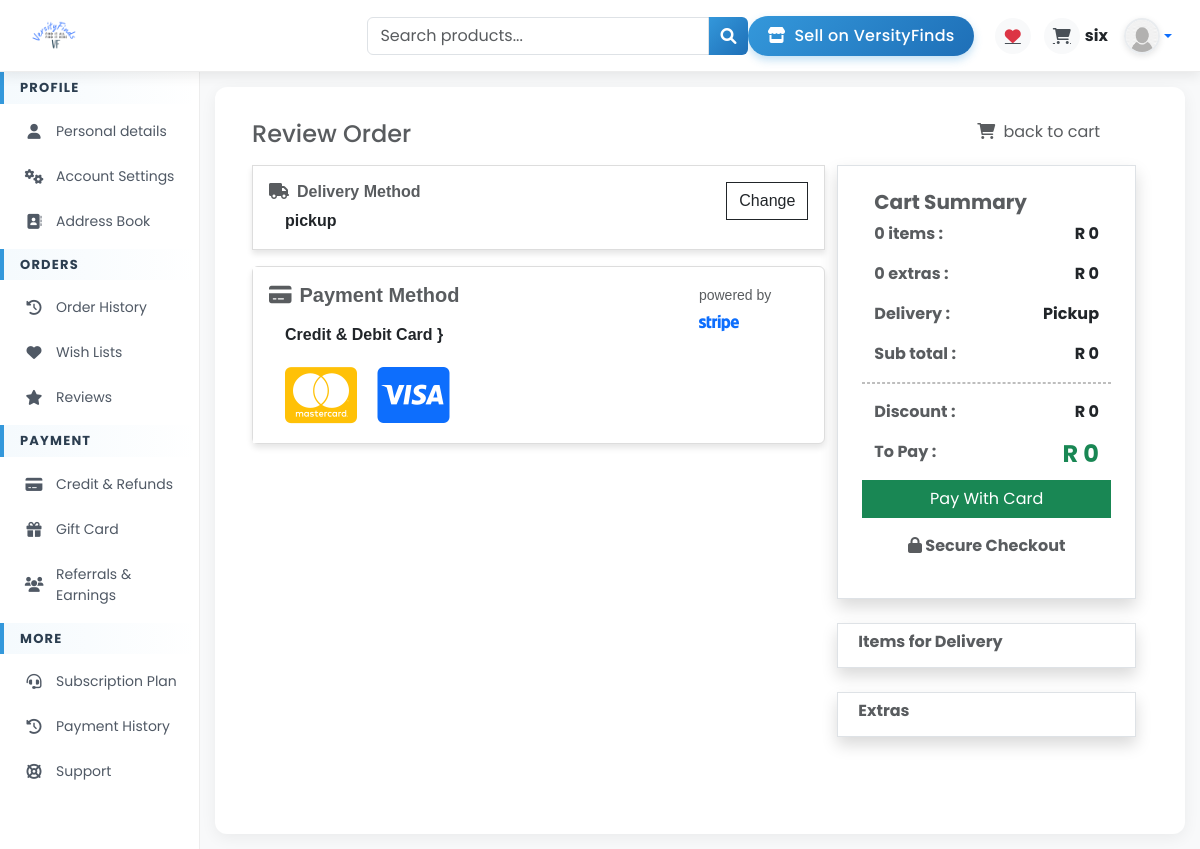
Before: /account/dashboard/checkout (signed in) with the older database file.
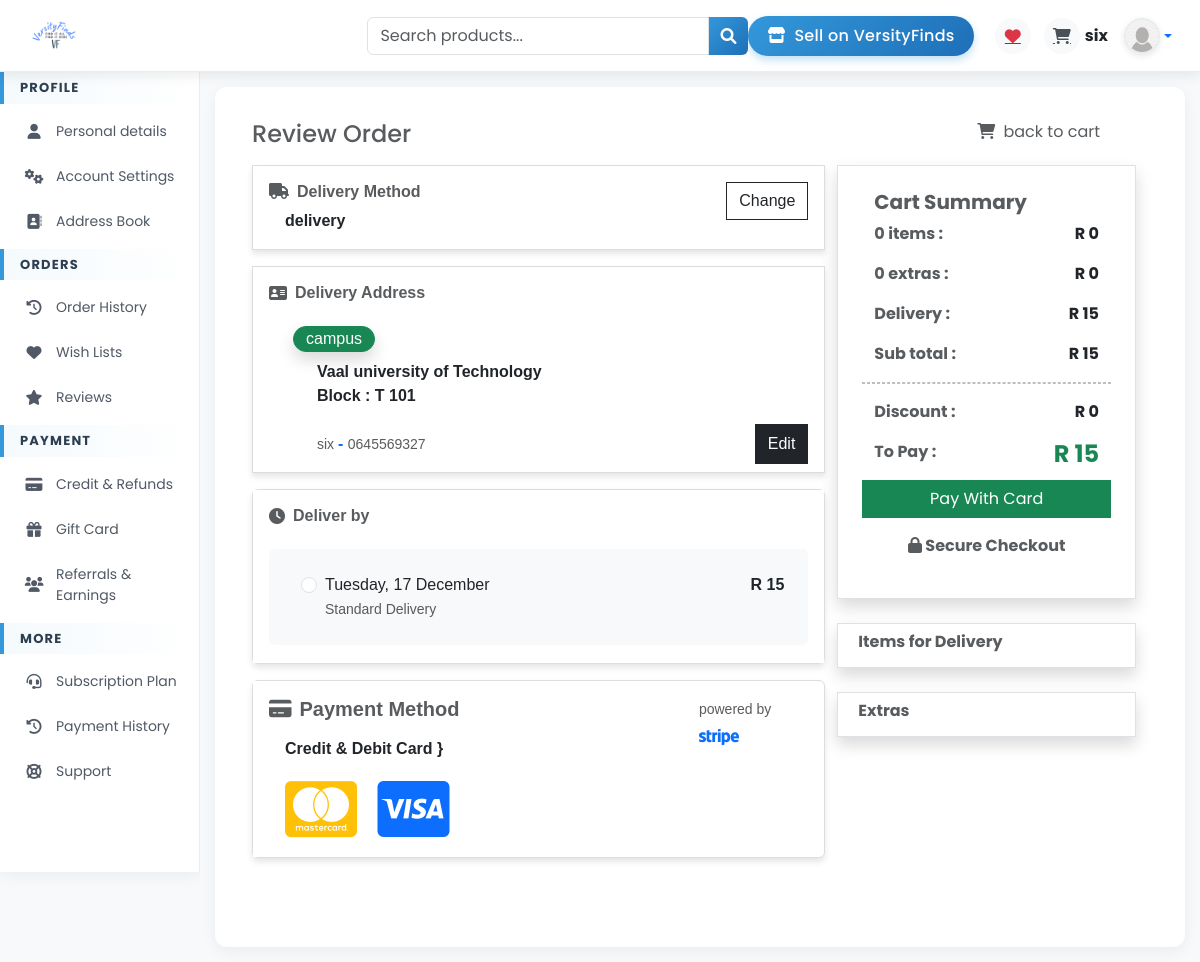
After: the same page with the newer database file.
### user/wrap_models/cart_models.py (models this page shows, shortened)
class CartDeliveryMethod(models.Model):
    user = models.ForeignKey(User, on_delete=models.CASCADE)
    method = models.CharField(max_length=50, null=True)
    added_at = models.DateTimeField(auto_now_add=True)

class CartDeliveryAddress(models.Model):
    user = models.ForeignKey(User, on_delete=models.CASCADE)
    address_type = models.CharField(max_length=50,null=True)
    house_no = models.CharField(max_length=50, null=True)
    street = models.CharField(max_length=50, null=True)
    complex_name = models.CharField(max_length=50, null=True)
    area = models.CharField(max_length=50, null=True)
    notes = models.CharField(max_length=200, null=True)
    instutition = models.CharField(max_length=50, null=True)
    block = models.CharField(max_length=50, null=True)
    venue = models.CharField(max_length=50, null=True)
    timestamp = models.DateTimeField(auto_now_add=True)

### user/views.py (the view)
# urls.py: path('dashboard/checkout', views.checkout, name='checkout'),
@login_required_custom
def checkout(request):
    cart_items = Cart.objects.filter(user=request.user).all()
    items = get_cart_items(request.user)
    method = None
    delivery_total = 0
    extras = CartExtra.objects.filter(user=request.user).all()
    delivery_method = CartDeliveryMethod.objects.filter(user=request.user).first()
    if delivery_method:
        if delivery_method.method == "pickup":
            method = "pickup"
        elif delivery_method.method == "delivery":
            method = "delivery"
            delivery_total = 15
        else:
            method = "None"
    delivery_address = CartDeliveryAddress.objects.filter(user=request.user).first()
    if not delivery_address:
        delivery_address = None
    extra_items = get_extra_count(request.user)
    price_total = get_cart_total(cart_items)
    extra_total = get_extra_total(extras)
    checkout_total = round(price_total + extra_total + delivery_total,2)
    discount = get_discount(cart_items)
    total_to_pay = Decimal(checkout_total)  - Decimal(discount)
    return render(request, 'home/checkout.html', {'discount':round(discount,2),'total_to_pay':total_to_pay,'extra_total':extra_total,'extra_items':extra_items,'extras':extras,'delivery_address':delivery_address,'cart_items':cart_items,"cart_total":price_total,"items_count":items,"method":method,"checkout_total":checkout_total})

### user/utils.py (called while the page is built)
def login_required_custom(view_func):
    @wraps(view_func)
    def _wrapped_view(request, *args, **kwargs):
        if request.user.is_authenticated:
            return view_func(request, *args, **kwargs)
        return redirect('signin')  # Redirect to login page if not authenticated
    return _wrapped_view

### user/views.py (called while the page is built)
def get_cart_items(user):
    cart_count = Cart.objects.filter(user=user).all().count()
    items_in_cart_qty = Cart.objects.filter(user=user).all()
    cnt = 0
    for item in items_in_cart_qty:
        cnt += item.quantity
    return cnt

def get_extra_count(user):
    return CartExtra.objects.filter(user=user).all().count()

def get_cart_total(cart_items):
    total = 0
    for item in cart_items:
        total += item.product.price * item.quantity
    return round(total,2)

def get_extra_total(extras):
    total = 0
    for extra in extras:
        total += extra.extra.price
    return total

### user/templates/home/checkout.html (shortened to what the changed rows need)
{% extends 'home/base.html' %}
{% load static %}
{% block content %}
<div class="container ">
    <div class="row pad">
      <div class="row d-flex justify-content-between flex-wrap mb-5">
       <div class="col-12 col-md-8">
        <div>
        <div class="card w-100 mb-3 bg-light rounded-0 p-0">
              <div class="card-body  p-0" id="username-disp" style="display:block; background: white;">
               <div class="d-flex justify-content-between w-100">
                    <div class=" p-3" style="background-color:white; width: 80%;">
                    <h6 class="card-title text-muted"><i class="fa fa-truck"></i><b> Delivery Method</b></h6>
                        <p class="card-text pt-0 pb-0 px-3 fw-bold">{{method}}</p>
                    </div>
               </div>
            </div>
        </div>
    </div>
    <div>
        {% if method == "delivery" %}
        <div class="card w-100 mb-3 bg-light rounded-0">
            <div class="card-body  p-0" id="password-disp" style="display:block; background: white">
               <div class="d-flex justify-content-between w-100">
                    <div class=" p-3" style="background-color:white; width: 80%;">
                    <h6 class="card-title text-muted"><i class="fa fa-address-card"></i> <b> Delivery Address</b></h6>
                    {% if delivery_address %}
                        {% if delivery_address.address_type == "residential" %}
                        <button class="btn btn-success rounded-5 shadow mt-3 py-0 mx-4">{{delivery_address.address_type}}</button>
                        <div class="mx-5 mt-2">
                            <span class="fw-bold">{{delivery_address.house_no}} {{delivery_address.street}}</span><br>
                            <span class="fw-bold">{{delivery_address.complex_name}} {{delivery_address.area}}</span><br>
                            <span class="fw-bold text-muted">{{delivery_address.notes}}</span><br>
                            <span class="small text-muted"> {{user.username}} </span> <span class="text-primary fw-bold"> - </span><span class="small text-muted"> 0645569327</span>
                        </div>
                        {% elif delivery_address.address_type == "campus" %}
                            <button class="btn btn-success rounded-5 shadow mt-3 py-0 mx-4">{{delivery_address.address_type}}</button>
                            <div class="mx-5 mt-2">
                                <span class="fw-bold">{% if delivery_address.instutition == "vut" %} Vaal university of Technology{% endif %} </span><br>
                                <span class="fw-bold">Block : {{delivery_address.block}} {{delivery_address.venue}}</span><br>
                                <br>
                                <span class="small text-muted"> {{user.username}} </span> <span class="text-primary fw-bold"> - </span><span class="small text-muted"> 0645569327</span>
                            </div>
                        {% endif %}
                    {% endif %}
                    </div>
                    <div class="position-relative ">
                    <div class="p-2 d-flex justify-content-between position-absolute bottom-0 end-0">
                        {% if delivery_address %}
                         <button type="button" class="btn btn-dark rounded-0 m-0 mx-2 " onclick="edit_button('password')" style="height: 40px;">Edit</button>
                         {% else %}
                           <button type="button" class="btn btn-success rounded-0 m-0 mx-2 " onclick="edit_button('password')" style="height: 40px;">Add</button>
                        {% endif %}
                    </div>
                    </div>
               </div>
            </div>
        </div>
        {% endif %}
    </div>
    {% if method == "delivery" %}
      <div class="card  mb-3 p-0" id="username-disp" style="display:block; background: linear-gradient(135deg,  #1a2848, #2c76b7);">
               <div class="d-flex justify-content-between w-100">
                    <div class=" p-3" style="background-color:white; width: 100%;">
                    <h6 class="card-title mb-4 text-muted"><i class="fa fa-clock"></i><b> Deliver by</b></h6>
                        <div class="form-check form-check-inline w-100 bg-light p-4 align-items-center rounded-2">
                                      <input class="form-check-input mx-2" type="radio" name="inlineRadioOptions" id="inlineRadio1" value="option1" selected>
                                      <label class="form-check-label d-flex justify-content-between" for="inlineRadio1"> <span>Tuesday, 17 December <br>
                                            <span class="text-muted small">Standard Delivery</span>
                                        </span>
                                        <span class="fw-bold">
                                            R 15
                                        </span>
                                    </label>
                                    </div>
                    </div>
               </div>
            </div>
            {% endif %}
       </div>
        <div class="col-12 col-md-4">
    <div class="mb-4 ">
    <div class="pad">
         <div class="row p-4 border  shadow " style="background-color:white;">
            <div class="d-flex justify-content-between flex-wrap">
                <p class="fw-bold"><span class="text-muted">Delivery :</p>
                <p class="fw-bold">{% if method == "pickup" %} Pickup {% elif method == "delivery" %}R 15{% else %} None {% endif %} </p>
            </div>
            <div class="d-flex justify-content-between flex-wrap">
                <p class="fw-bold"><span class="text-muted">Sub total :</p>
                <p class="fw-bold">R {{checkout_total}} </p>
            </div>
            <div class="d-flex justify-content-between flex-wrap">
                <p class="fw-bold"><span class="text-muted">To Pay : </span></p>
               <h4 class="fw-bold text-success">R {{total_to_pay}}</h4>
            </div>
        </div>
    </div>
</div>
</div>
</div>
</div>
{% endblock content %}

### user/templates/home/base.html (shortened to what the changed rows need)
<!DOCTYPE html>
<html lang="en">
<head>
    {% load static %}
    <link rel="stylesheet" href="{% static 'css/bootstrap.min.css' %}">
    <link rel="stylesheet" href="https://cdnjs.cloudflare.com/ajax/libs/font-awesome/6.0.0-beta3/css/all.min.css">
    <link rel="stylesheet" href="{% static 'css/message.css' %}">
</head>
<body>
</head>
<body>
<nav id="navbar" class="navbar navbar-expand-lg navbar-light">
    <div class="container-fluid">
<div class="desktop-elements d-none d-lg-flex align-items-center">
    <div class="user-profile">
        <div class="me-2">
            <div class="fw-bold">{{user.username}}</div>
        </div>
    </div>
</div>
</nav>
<div class="container-fluid">
    <div class="row">
        {% url 'dash' as dash_url %}
        <div class="{% if request.path == dash_url %}col-12{% else %}col-md-9 col-lg-10{% endif %} content-area">
            <div class="content-inner">
                {% block content %}{% endblock content %}
            </div>
        </div>
    </div>
</div>
</body>
</html>

Changed rows visible on the page:
changed CartDeliveryMethod: method "pickup" → "delivery"
added CartDeliveryAddress: address_type "campus", block "T", venue "101"
Other visible differences:
{{ user.username }}: (not shown) → "six"
form field inlineRadioOptions: (not shown) → "☐"
{{ checkout_total }}: "0" → "15"
{{ total_to_pay }}: "0" → "15"
text no longer shown: "Pickup"
text now shown: "Delivery Address Vaal university of Technology Block : - 0645569327 Edit Deliver by Tuesday, 17 December Standard Delivery R 15 R 15"
